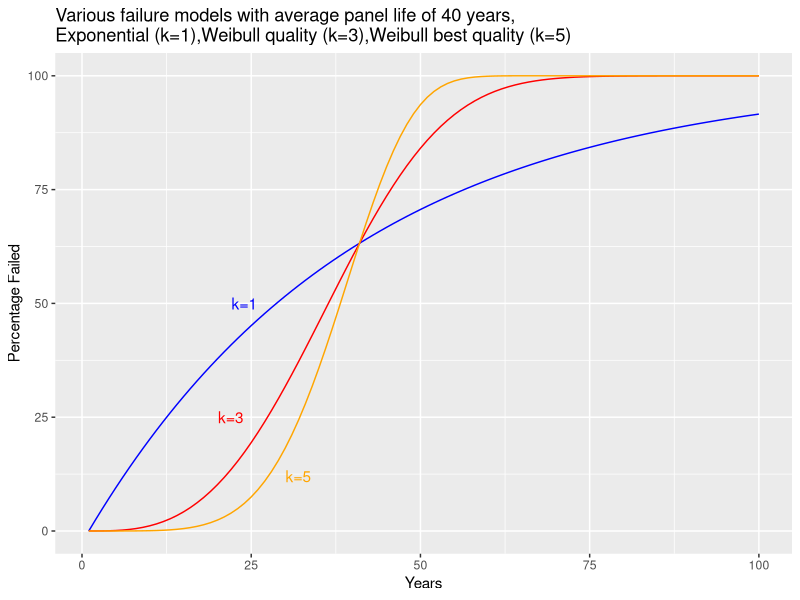

The R source for this figure:
## ---- chunk 1
knitr::opts_chunk$set(echo = TRUE)
library(tidyverse)
## ---- chunk 2
df<-tribble(
  ~panels, ~year,
  5, "2000",
  9, "2001",
  20, "2002",
  35, "2003",
  40, "2004",
  56, "2005",
  59, "2006",
  69, "2007",
)
## ---- chunk 3
makeWeibullFail<-function(mtbf,k) {
  lambda<-1/mtbf
  function(n,p) {
    (1-exp(-(lambda*(n-1))^k))*p
  }
}
makeFail<-function(mtbf) {
  lambda<-1/mtbf
  function(n,p) {
    (1-exp(-lambda*(n-1)))*p
  }
}
#----------------------------------------------------------------------------------
# we make two functions, the normal exponential failure and the weibull failure
# with a parameter of 5.  
#----------------------------------------------------------------------------------
failFun<-makeFail(5)
failWeibullFun<-makeWeibullFail(5,5)
nyears<-length(df$panels)
failed<-rep(0,nyears)
wfailed<-rep(0,nyears)
print(nyears)
df <- df %>% mutate(produced=panels-lag(panels))
df$produced[1]=df$panels[1]
for(i in 1:nyears) {
    if (i<nyears) {
      for(n in (i+1):nyears) {
        failed[n]<-failed[n]+failFun(n,df$produced[i])
        wfailed[n]<-wfailed[n]+failWeibullFun(n,df$produced[i])
        cat(paste0("i,n,panels[i],failed[n]:",i,",",n,",P=",df$produced[i],",F=",failed[n],",WF=",wfailed[n],"\n"))
      }
    }
}
## ---- chunk 4
nyears<-100
failFun<-makeFail(40)
failWeibull5Fun<-makeWeibullFail(40,5)
failWeibull3Fun<-makeWeibullFail(40,3)
failed<-rep(0,nyears)
w5failed<-rep(0,nyears)
w3failed<-rep(0,nyears)
df<-tibble(
  panels=c(100,rep(0,nyears-1)),
  produced=c(100,rep(0,nyears-1))
)
for(i in 1:nyears) {
    if (i<nyears) {
      for(n in (i+1):nyears) {
        failed[n]<-failed[n]+failFun(n,df$produced[i])
        w5failed[n]<-w5failed[n]+failWeibull5Fun(n,df$produced[i])
        w3failed[n]<-w3failed[n]+failWeibull3Fun(n,df$produced[i])
        #cat(paste0("i,n,panels[i],failed[n]:",i,",",n,",P=",df$produced[i],",F=",failed[n],",WF=",wfailed[n],"\n"))
      }
    }
}
dfout<-tibble(
  expfail=failed,
  w5fail=w5failed,
  w3fail=w3failed,
  x=seq(1,100)
)
dfout %>% ggplot()+
  geom_line(aes(x=x,y=expfail),color="blue") +
  geom_line(aes(x=x,y=w3fail),color="red")+
  geom_line(aes(x=x,y=w5fail),color="orange")+
  annotate('text',x=24,y=50,label="k=1",color="blue")+
  annotate('text',x=22,y=25,label="k=3",color="red")+
  annotate('text',x=32,y=12,label="k=5",color="orange")+
  labs(x="Years",y="Percentage Failed",title="Various failure models with average panel life of 40 years,
Exponential (k=1),Weibull quality (k=3),Weibull best quality (k=5)")



